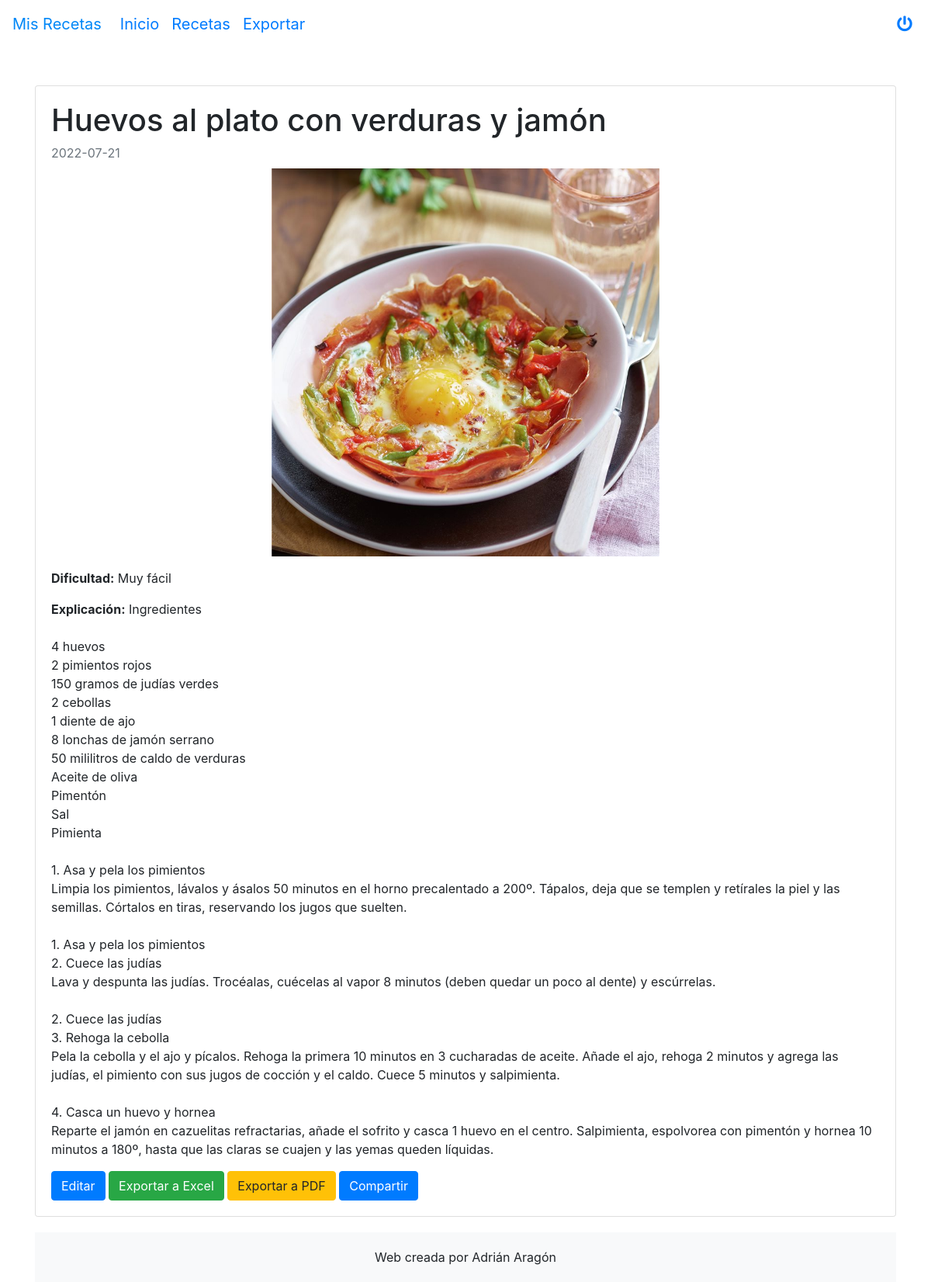
The app's page /views/recetas.php?id=3 (signed in) with its own data.
### tables this page shows
CREATE TABLE `recetas` (
    `id` int(11) NOT NULL AUTO_INCREMENT,
    `tipo` enum(
        'Plato principal',
        'Entrante',
        'Postre'
    ) NOT NULL,
    `nombre` varchar(255) NOT NULL,
    `fecha_creacion` date NOT NULL,
    `imagen` varchar(255) DEFAULT NULL,
    `dificultad` enum(
        'No se ha especificado la dificultad',
        'Muy fácil',
        'Fácil',
        'Normal',
        'Difícil',
        'Muy difícil'
    ) NOT NULL,
    `explicacion` text DEFAULT NULL,
    PRIMARY KEY (`id`)
);

### views/recetas.php (the view, shortened to what this page needs)
<?php include '../inc/header.php'; ?>
<div class="container mt-5">
    <?php
    $id = $_GET["id"];
    $host = "localhost";
    $db   = "misrecetas";
    $user = "root";
    $pass = "";
    $conn = new mysqli($host, $user, $pass, $db);
    $sql = "SELECT * FROM recetas WHERE id = ?";
    $stmt = $conn->prepare($sql);
    $stmt->bind_param("i", $id);
    $stmt->execute();
    $result = $stmt->get_result();
    $receta = $result->fetch_assoc();
    ?>
    <div class="card">
        <div class="card-body">
            <h1 class="card-title"><?php echo $receta["nombre"]; ?></h1>
            <p class="card-subtitle mb-2 text-muted"><?php echo $receta["fecha_creacion"]; ?></p>
            <div class="d-flex justify-content-center">
                <?php if (empty($receta["imagen"]) || $receta["imagen"] == "img/imagen_predeterminada.svg") : ?>
                    <img class="img-fluid" src="../img/imagen_predeterminada.svg" alt="Imagen de la receta" style="max-width: 500px;">
                <?php else : ?>
                    <img class="img-fluid" src="../uploads/<?php echo $receta["imagen"]; ?>" alt="Imagen de la receta" style="max-width: 500px;">
                <?php endif; ?>
            </div>
            <p class="card-text mt-3"><strong>Dificultad:</strong> <?php echo $receta["dificultad"]; ?></p>
            <p class="card-text"><strong>Explicación:</strong> <?php echo nl2br($receta["explicacion"]); ?></p>
            <a href="editar_receta.php?id=<?php echo $id; ?>" class="btn btn-primary">Editar</a>
            <a class="btn btn-success" href="exportarexcel.php?id=<?php echo $id; ?>" role="button">Exportar a Excel</a>
            <a class="btn btn-warning" href="exportarpdf.php?id=<?php echo $id; ?>" role="button">Exportar a PDF</a>
            <a href="mailto:?subject=Mira esta receta que he encontrado en www.misrecetas.com&body=Hola, mira esta receta que he encontrado en www.misrecetas.com %0D%0A%0D%0ANombre de la receta: <?php echo rawurlencode($receta['nombre']); ?>%0D%0ADificultad: <?php echo rawurlencode($receta['dificultad']); ?>%0D%0AExplicación: <?php echo rawurlencode(str_replace('<br />', "\n", nl2br($receta['explicacion']))); ?>%0D%0A%0D%0AHaz click aquí para entrar en nuestra página y registrarte. Podrás ver esta y muchas recetas más: http://localhost/recetas.php?id=<?php echo $id; ?>" class="btn btn-primary">Compartir</a>
        </div>
    </div>
    <?php include '../inc/footer.php'; ?>
    </body>
    </html>

### css/style.css (style rules this page uses)
.card { display: flex; flex-direction: column; }
.card-body { flex: 1 0 auto; }
body { background: url('../img/background.sv') no-repeat center center fixed; -webkit-background-size: cover; -moz-background-size: cover; -o-background-size: cover; background-size: cover; }

### records on screen
recetas: nombre "Huevos al plato con verduras y jamón", fecha_creacion "2022-07-21", imagen (picture), dificultad "Muy fácil", explicacion "Ingredientes 4 huevos 2 pimientos rojos 150 gramos de judías verdes 2 cebollas 1 diente de ajo 8 lonchas de jamón serrano 50 mililitros de caldo de verduras Aceite de oliva Pimentón Sal Pimienta 1. Asa y pela los pimientos Limpia los pimientos, lávalos y ásalos 50 minutos en el horno precalentado a 200º. Tápalos, deja que se templen y retírales la piel y las semillas. Córtalos en tiras, reservando los jugos que suelten. 1. Asa y pela los pimientos 2. Cuece las judías Lava y despunta las judías. Trocéalas, cuécelas al vapor 8 minutos (deben quedar un poco al dente) y escúrrelas. 2. Cuece las judías 3. Rehoga la cebolla Pela la cebolla y el ajo y pícalos. Rehoga la primera 10 minutos en 3…"
